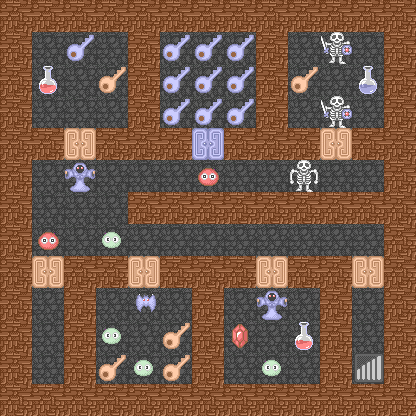

Tiled map render using the project's own tile images. Description and the map definition, with tile-layer contents summarised, below:
An orthogonal 13x13 tile map with 32x32 px tiles, 4 tile layers (floor, item, enemy, door), 4 tilesets.

<map version="1.0" orientation="orthogonal" width="13" height="13" tilewidth="32" tileheight="32">
 <tileset firstgid="1" name="floor" tilewidth="32" tileheight="32">
  <image source="wall.png" width="256" height="288" />
 </tileset>
 <tileset firstgid="73" name="item" tilewidth="32" tileheight="32">
  <image source="item.png" width="128" height="512" />
 </tileset>
 <tileset firstgid="137" name="enemy" tilewidth="32" tileheight="32">
  <image source="sprite.png" width="128" height="2048" />
 </tileset>
 <tileset firstgid="393" name="door" tilewidth="32" tileheight="32">
  <image source="door.png" width="128" height="160" />
 </tileset>
 <layer name="floor" width="13" height="13">
  <data>[169 cells, 169 non-empty, 2 distinct tile ids]</data>
 </layer>
 <layer name="item" width="13" height="13">
  <data>[169 cells, 19 non-empty, 5 distinct tile ids]</data>
 </layer>
 <layer name="enemy" width="13" height="13">
  <data>[169 cells, 12 non-empty, 6 distinct tile ids]</data>
 </layer>
 <layer name="door" width="13" height="13">
  <data>[169 cells, 8 non-empty, 3 distinct tile ids]</data>
 </layer>
</map>